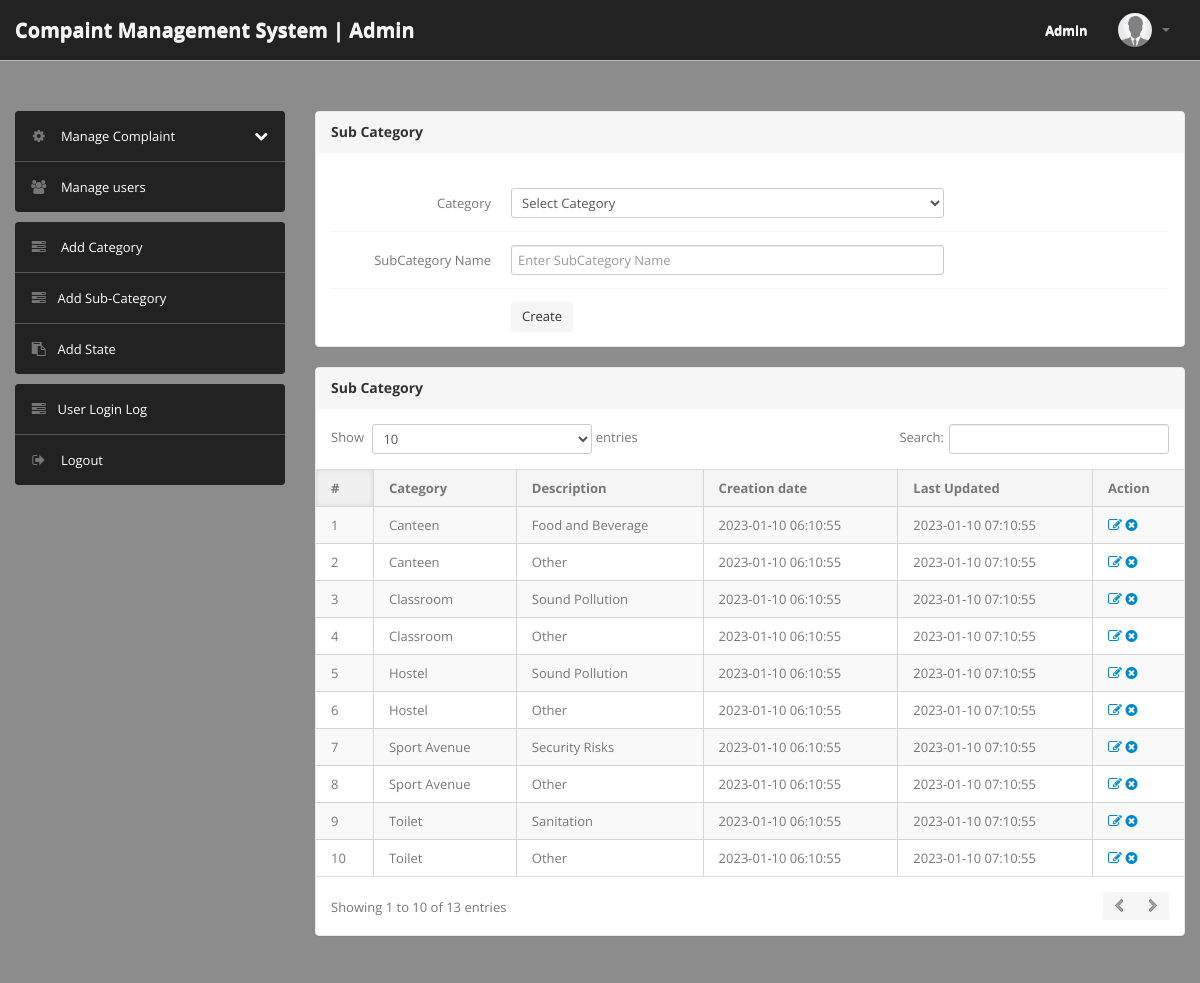
Page /admin/subcategory.php (signed in) on the committed database.
### tables this page shows
CREATE TABLE `subcategory` (
  `id` int(11) NOT NULL,
  `categoryid` int(11) DEFAULT NULL,
  `subcategory` varchar(255) DEFAULT NULL,
  `creationDate` timestamp NULL DEFAULT CURRENT_TIMESTAMP,
  `updationDate` timestamp NULL DEFAULT NULL ON UPDATE CURRENT_TIMESTAMP
);

CREATE TABLE `category` (
  `id` int(11) NOT NULL,
  `categoryName` varchar(255) DEFAULT NULL,
  `categoryDescription` longtext,
  `creationDate` timestamp NULL DEFAULT CURRENT_TIMESTAMP,
  `updationDate` timestamp NULL DEFAULT NULL ON UPDATE CURRENT_TIMESTAMP
);

### admin/subcategory.php (the view, shortened to what this page needs)
<?php
include('include/config.php');
if(strlen($_SESSION['alogin'])==0)
	{
header('location:index.php');
}
else{
?>
<!DOCTYPE html>
<html lang="en">
<head>
    <link type="text/css" href="bootstrap/css/bootstrap.min.css" rel="stylesheet">
    <link type="text/css" href="bootstrap/css/bootstrap-responsive.min.css" rel="stylesheet">
    <link type="text/css" href="css/theme.css" rel="stylesheet">
    <link type="text/css" href="images/icons/css/font-awesome.css" rel="stylesheet">
</head>
<body>
    <?php include('include/header.php');?>
    <div class="wrapper">
        <div class="container">
            <div class="row">
                <?php include('include/sidebar.php');?>
                <div class="span9">
                    <div class="content">
                        <div class="module">
                            <div class="module-head">
                                <h3>Sub Category</h3>
                            </div>
                            <div class="module-body">
                                <br />
                                <form class="form-horizontal row-fluid" name="subcategory" method="post">
                                    <div class="control-group">
                                        <label class="control-label" for="basicinput">Category</label>
                                        <div class="controls">
                                            <select name="category" class="span8 tip" required>
                                                <option value="">Select Category</option>
                                            </select>
                                        </div>
                                    </div>
                                    <div class="control-group">
                                        <label class="control-label" for="basicinput">SubCategory Name</label>
                                        <div class="controls">
                                            <input type="text" placeholder="Enter SubCategory Name" name="subcategory"
                                                class="span8 tip" required>
                                        </div>
                                    </div>
                                    <div class="control-group">
                                        <div class="controls">
                                            <button type="submit" name="submit" class="btn">Create</button>
                                        </div>
                                    </div>
                                </form>
                            </div>
                        </div>
                        <div class="module">
                            <div class="module-head">
                                <h3>Sub Category</h3>
                            </div>
                            <div class="module-body table">
                                <table cellpadding="0" cellspacing="0" border="0"
                                    class="datatable-1 table table-bordered table-striped	 display" width="100%">
                                    <thead>
                                        <tr>
                                            <th>#</th>
                                            <th>Category</th>
                                            <th>Description</th>
                                            <th>Creation date</th>
                                            <th>Last Updated</th>
                                            <th>Action</th>
                                        </tr>
                                    </thead>
                                    <tbody>
                                        <?php $query=mysqli_query($con,"select subcategory.id,category.categoryName,subcategory.subcategory,subcategory.creationDate,subcategory.updationDate from subcategory join category on category.id=subcategory.categoryid");
$cnt=1;
while($row=mysqli_fetch_array($query))
{
?>
                                        <tr>
                                            <td><?php echo htmlentities($cnt);?></td>
                                            <td><?php echo htmlentities($row['categoryName']);?></td>
                                            <td><?php echo htmlentities($row['subcategory']);?></td>
                                            <td> <?php echo htmlentities($row['creationDate']);?></td>
                                            <td><?php echo htmlentities($row['updationDate']);?></td>
                                            <td>
                                                <a href="edit-subcategory.php?id=<?php echo $row['id']?>"><i
                                                        class="icon-edit"></i></a>
                                                <a href="subcategory.php?id=<?php echo $row['id']?>&del=delete"
                                                    onClick="return confirm('Are you sure you want to delete?')"><i
                                                        class="icon-remove-sign"></i></a>
                                            </td>
                                        </tr>
                                        <?php $cnt=$cnt+1; } ?>
                                </table>
                            </div>
                        </div>
                    </div>
                </div>
            </div>
        </div>
    </div>
</body>
<?php } ?>

### rows in the picture
subcategory: categoryid.categoryName "Canteen", subcategory "Food and Beverage", creationDate "2023-01-10 06:10:55", updationDate "2023-01-10 07:10:55"
subcategory: categoryid.categoryName "Canteen", subcategory "Other", creationDate "2023-01-10 06:10:55", updationDate "2023-01-10 07:10:55"
subcategory: categoryid.categoryName "Classroom", subcategory "Sound Pollution", creationDate "2023-01-10 06:10:55", updationDate "2023-01-10 07:10:55"
subcategory: categoryid.categoryName "Classroom", subcategory "Other", creationDate "2023-01-10 06:10:55", updationDate "2023-01-10 07:10:55"
subcategory: categoryid.categoryName "Hostel", subcategory "Sound Pollution", creationDate "2023-01-10 06:10:55", updationDate "2023-01-10 07:10:55"
subcategory: categoryid.categoryName "Hostel", subcategory "Other", creationDate "2023-01-10 06:10:55", updationDate "2023-01-10 07:10:55"
subcategory: categoryid.categoryName "Sport Avenue", subcategory "Security Risks", creationDate "2023-01-10 06:10:55", updationDate "2023-01-10 07:10:55"
subcategory: categoryid.categoryName "Sport Avenue", subcategory "Other", creationDate "2023-01-10 06:10:55", updationDate "2023-01-10 07:10:55"
subcategory: categoryid.categoryName "Toilet", subcategory "Sanitation", creationDate "2023-01-10 06:10:55", updationDate "2023-01-10 07:10:55"
subcategory: categoryid.categoryName "Toilet", subcategory "Other", creationDate "2023-01-10 06:10:55", updationDate "2023-01-10 07:10:55"
